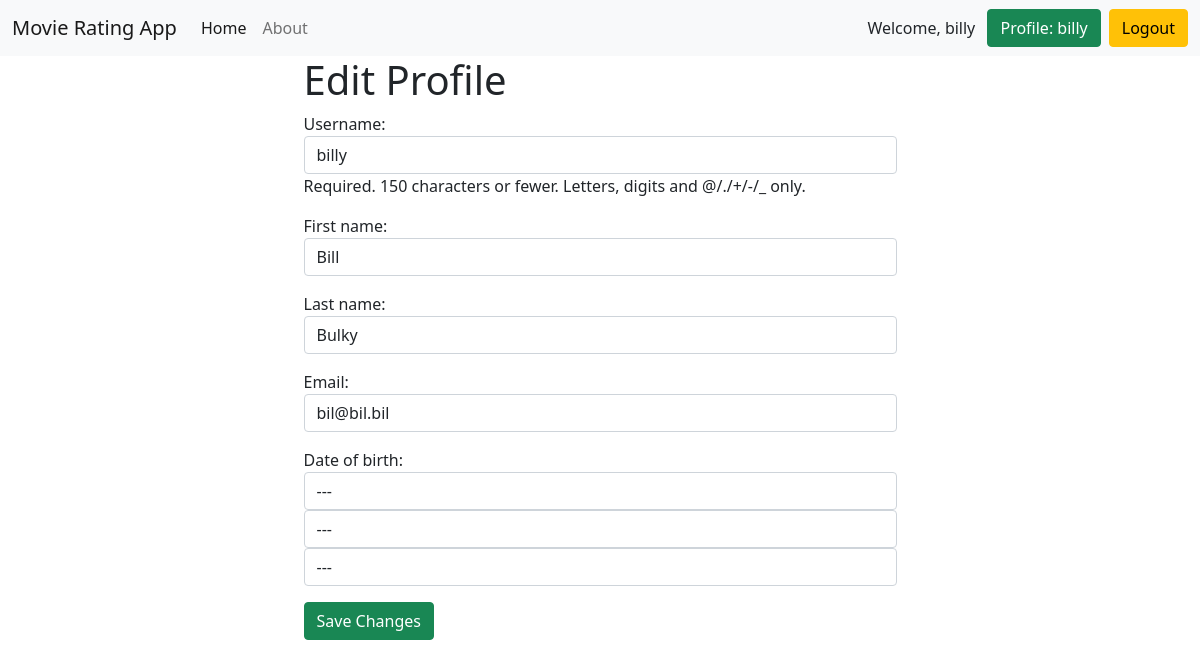
/users/profile/edit_user/7 (signed in), run on an earlier commit of the app's database.
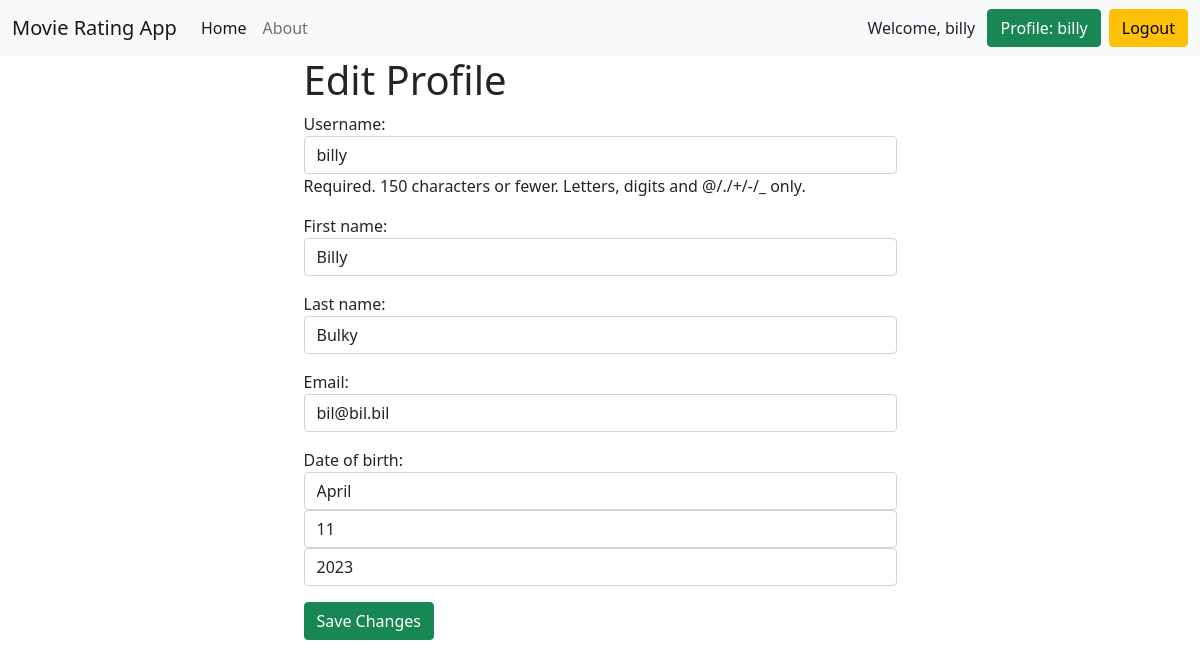
And on a later commit of the database.
### accounts/models.py (models this page shows)
class User(AbstractUser):
    email = models.EmailField(unique=True, verbose_name='email')
    date_of_birth = models.DateField(blank=True, null=True, verbose_name='date of birth')

### accounts/views.py (the view)
# urls.py: path('profile/edit_user/<int:pk>', edit_user, name='edit_user'),
@login_required
def edit_user(request, pk):
    user = User.objects.get(pk=pk)
    if request.method == 'POST':
        form = EditUserForm(instance=user, data=request.POST)
        if form.is_valid():
            form.save()
            messages.success(request, 'User data has been changed')
            return redirect('home')
        else:
            messages.error(request, form.errors)
    else:
        form = EditUserForm(instance=user)
    return render(request, 'accounts/edit_user.html', {'user': user, 'form': form})

### accounts/forms.py
class EditUserForm(forms.ModelForm):
    class Meta:
        model = User
        fields = ['username', 'first_name', 'last_name', 'email', 'date_of_birth']
        widgets = {
            'username': forms.TextInput(attrs={'class': 'form-control'}),
            'first_name': forms.TextInput(attrs={'class': 'form-control'}),
            'last_name': forms.TextInput(attrs={'class': 'form-control'}),
            'email': forms.TextInput(attrs={'class': 'form-control'}),
            'date_of_birth': forms.SelectDateWidget(attrs={'class': 'form-control'}),
        }

### accounts/templates/accounts/edit_user.html (shortened to what this page needs)
{% extends 'base.html' %}
{% block content %}
<div class="container">
    <h1>Edit Profile</h1>
    <form method="post">
        {{ form.as_p }}
        <button type="submit" class="btn btn-success btn-block">Save Changes</button>
    </form>
</div>
{% endblock %}

### templates/base.html (shortened to what this page needs)
<!DOCTYPE html>
<html lang="en">
<head>
    <link href="https://cdn.jsdelivr.net/npm/bootstrap@5.1.3/dist/css/bootstrap.min.css" rel="stylesheet"
>
</head>
<body>
<nav class="navbar navbar-expand-lg navbar-light bg-light">
    <div class="container-fluid">
        <a class="navbar-brand" href="{% url 'home' %}">Movie Rating App</a>
        <div class="collapse navbar-collapse" id="navbarNavAltMarkup">
            <div class="navbar-nav">
                <a class="nav-link active" aria-current="page" href="{% url 'home' %}">Home</a>
                <a class="nav-link" href="{% url 'about' %}">About</a>
            </div>
        </div>
        {% if request.user.is_authenticated %}
        Welcome, {{ user.username }}
        &ensp;<a class="btn btn-success" href="{% url 'accounts:profile' %}" type="submit">Profile: {{ user.username }}</a>
        &ensp;<a class="btn btn-warning" href="{% url 'accounts:logout' %}" type="submit">Logout</a>
        {% else %}
        <a class="btn btn-warning" href="{% url 'accounts:login' %}" type="submit">Login</a>&ensp;
        <a class="btn btn-danger" href="{% url 'accounts:register' %}" type="submit">Sign Up</a>
        {% endif %}
    </div>
</nav>
<div class="container">
    <div class="row">
        <div class="col-md-7 m-auto">
            {% block content %}
            {% endblock %}
        </div>
    </div>
</div>
</body>
</html>

What changed in the data, as far as the page shows it:
changed User "billy": first_name "Bill" → "Billy"
Also different on the page:
form field as_p: "---" → "April"
form field as_p: "---" → "11"
form field as_p: "---" → "2023"
